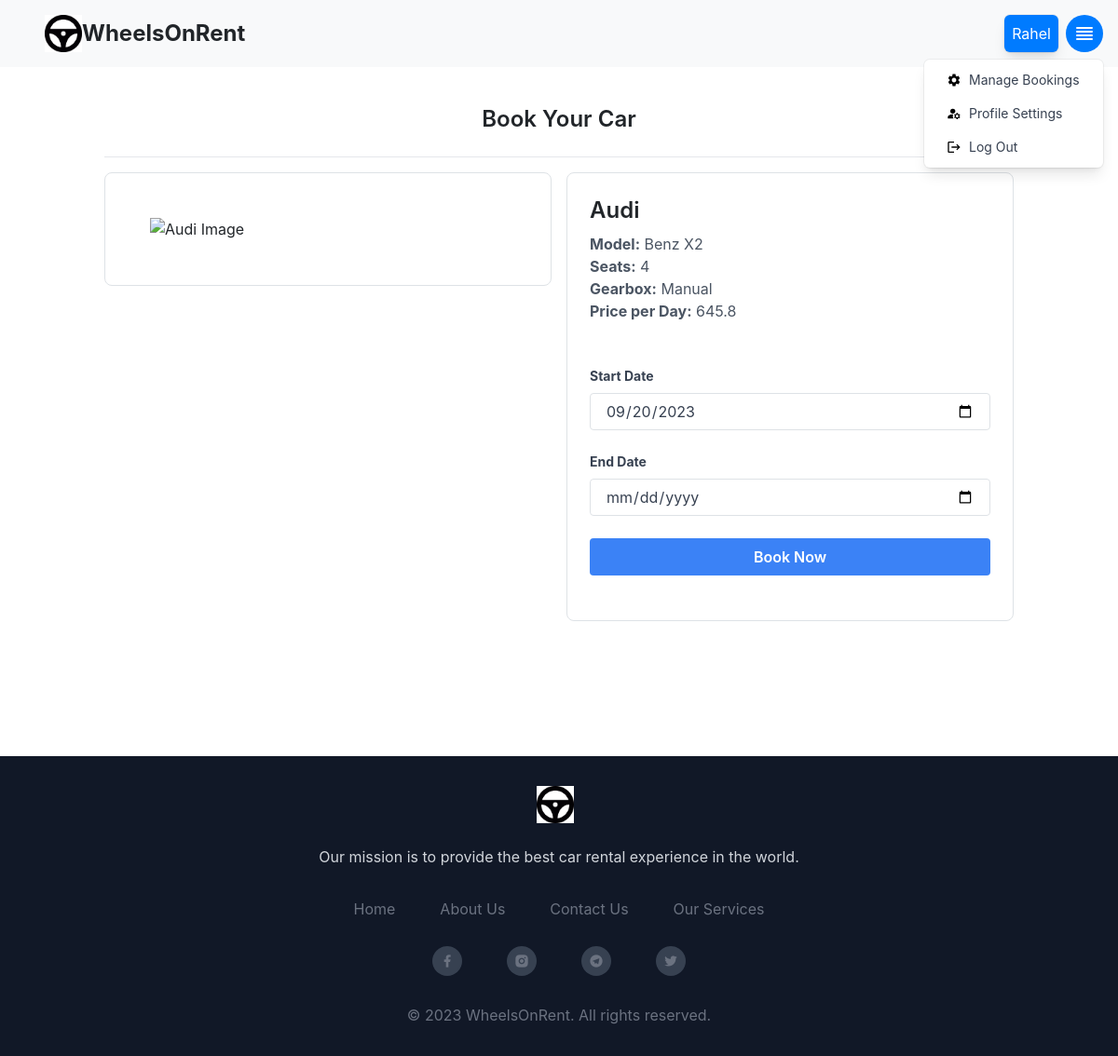
The app's page /wheels_on_rent/booking/create/10 (signed in), older data.
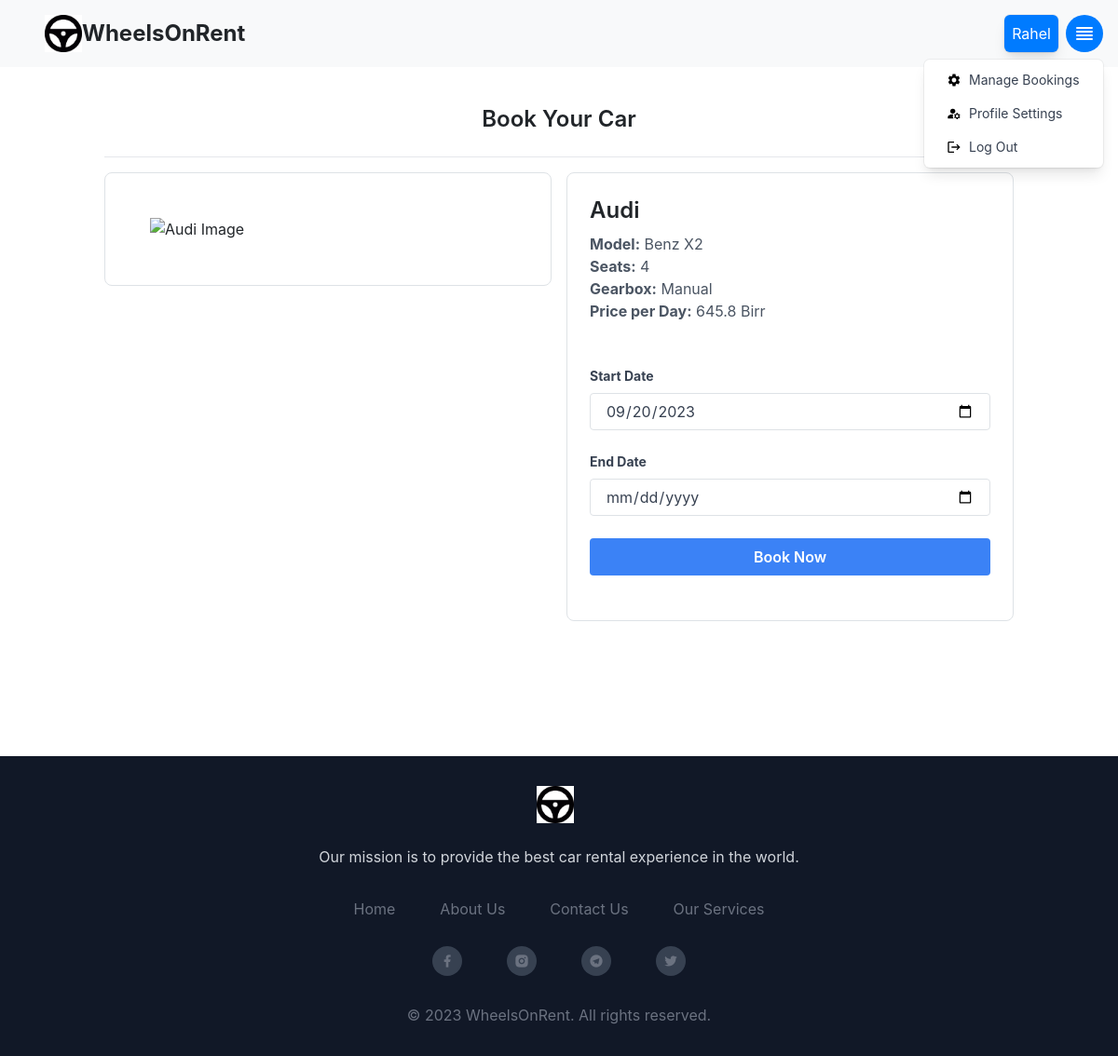
The same page, newer data.
### tables this page shows
CREATE TABLE car (
  id INTEGER PRIMARY KEY AUTOINCREMENT,
  name TEXT NOT NULL,
  model TEXT NOT NULL,
  status TEXT NOT NULL,
  seat INTEGER NOT NULL,
  door INTEGER NOT NULL,
  gearbox TEXT NOT NULL,
  image TEXT
, price REAL NOT NULL DEFAULT 0.0);

### car_app/booking.py (the view, shortened to what this page needs)
@bp.route('/create/<int:car_id>', methods=('GET', 'POST'))
@login_required
def create(car_id):
    today_date = get_today_date()
    car = get_car(car_id)
    return render_template('booking/create.html', today_date=today_date, car=car)

### car_app/car.py (called while the page is built)
def get_car(id, check_author=True):
    car = get_db().execute(
        'SELECT id, name, model, status, seat, door, gearbox, image, price'
        ' FROM car'
        ' WHERE car.id = ?',
        (id,)
    ).fetchone()
    if car is None:
        abort(404, f"Car id {id} doesn't exist.")
    return car

### car_app/customer.py (called while the page is built)
@bp.before_app_request
def load_logged_in_customer():
    customer_id = session.get('customer_id')
    if customer_id is None:
        g.customer = None
    else:
        g.customer = get_db().execute(
            'SELECT * FROM customer WHERE id = ?', (customer_id,)
        ).fetchone()

def login_required(view):
    @functools.wraps(view)
    def wrapped_view(**kwargs):
        if g.customer is None:
            return redirect(url_for('customer.login'))
        return view(**kwargs)
    return wrapped_view

### car_app/db.py (called while the page is built)
def get_db():
    if 'db' not in g:
        g.db = sqlite3.connect(
            current_app.config['DATABASE'],
            detect_types=sqlite3.PARSE_DECLTYPES
        )
        g.db.row_factory = sqlite3.Row
    return g.db

### car_app/shared_variables.py (called while the page is built)
def get_today_date():
    return date.today()

### car_app/templates/booking/create.html
{% extends 'base.html' %}
{% block content %}
<div class="container mx-auto px-4 mt-10 md:px-8 lg:px-16 xl:px-24">
    <h1 class="text-2xl font-semibold mb-3 border-b pb-4 lg:text-left" style="display: flex; justify-content: center;">Book Your Car</h1>
    <div class="md:flex md:space-x-4">
        <div class="md:w-1/2">
            <div class="bg-white rounded-lg overflow-hidden border border-gray-300 p-5">
                <img src="{{ url_for('uploaded_image', car_id=car.id) }}" class="w-full h-auto" alt="{{ car.name }} Image">
            </div>
        </div>
        <div class="md:w-1/2 mt-0 md:mt-0">
            <div class="bg-white rounded-lg overflow-hidden p-4 border border-gray-300">
                <h2 class="text-2xl mb-2 font-semibold">{{ car.name }}</h2>
                <p class="text-gray-600">
                    <strong>Model:</strong> {{ car.model }}<br>
                    <strong>Seats:</strong> {{ car.seat }}<br>
                    <strong>Gearbox:</strong> {{ car.gearbox }}<br>
		    <strong>Price per Day:</strong> {{ car.price }}<br>
                </p>
                <form class="mt-5" action="{{ url_for('booking.create', car_id=car.id) }}" method="POST">
                    <div class="mb-4">
                        <label class="block text-gray-700 text-sm font-bold mb-2" for="start_date">
                            Start Date
                        </label>
                        <input class="appearance-none border rounded w-full py-2 px-3 text-gray-700 leading-tight focus:outline-none focus:shadow-outline" id="start_date" name="start_date" type="date" value="{{ today_date }}" required>
                    </div>
                    <div class="mb-4">
                        <label class="block text-gray-700 text-sm font-bold mb-2" for="end_date">
                            End Date
                        </label>
                        <input class="appearance-none border rounded w-full py-2 px-3 text-gray-700 leading-tight focus:outline-none focus:shadow-outline" id="end_date" name="end_date" type="date" required>
                    </div>
                    <div class="mb-4">
                        <button type="submit" class="bg-blue-500 hover:bg-blue-600 text-white font-semibold py-2 px-4 rounded inline-block w-full">Book Now</button>
                    </div>
                </form>
            </div>
        </div>
    </div>
</div>
{% endblock %}

Row changes from the older to the newer data that the page shows:
changed car "Audi": price "645.8" → "645.8 Birr"
